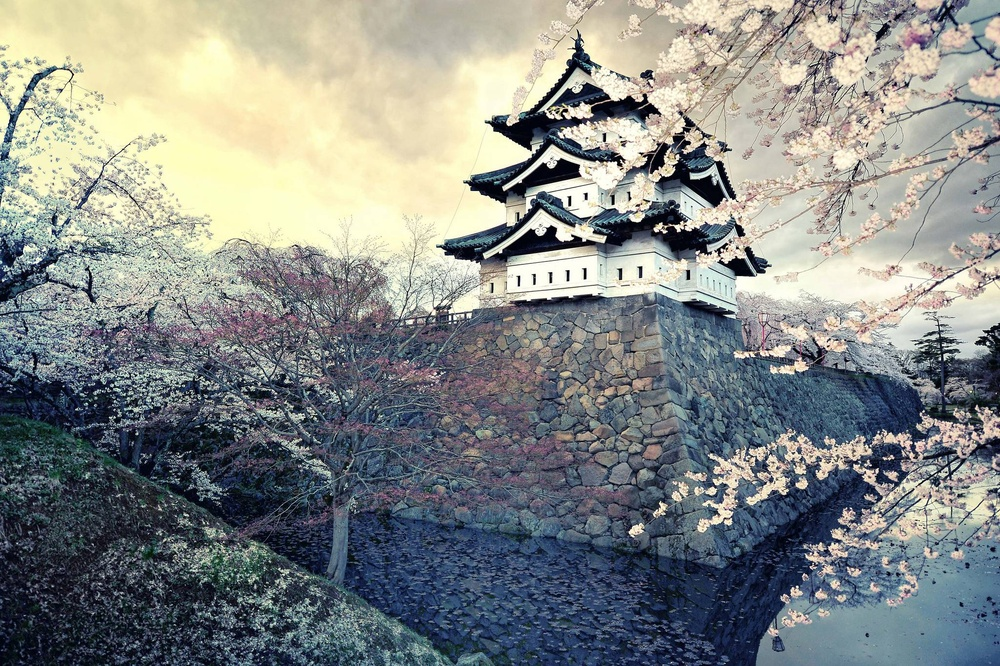
#> input picture test_pic.jpg, 1000 x 666 px, shrunk from 2048 x 1363 before the run
$ python Trial_Code.py
#> lines starting #> are read from the running program, lines starting #| are printed output that depends on the picture
#This simple code reads in a picture in grayscale
import cv2
from matplotlib import pyplot as plt

img = cv2.imread('test_pic.jpg',0)
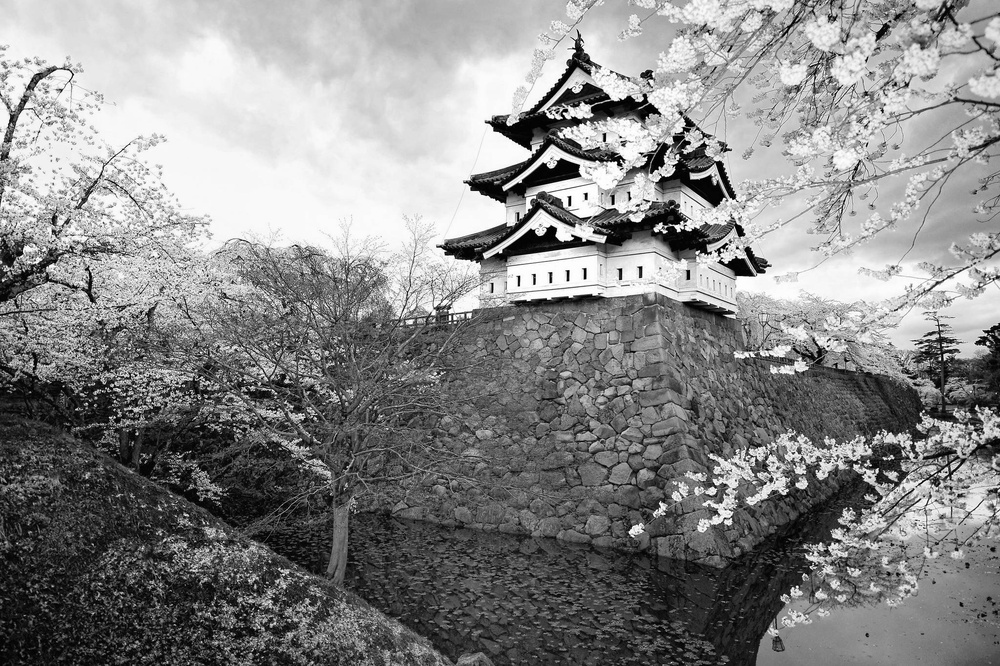
#> img: shape (666, 1000); min 0, max 255, mean 135.2
plt.imshow(img, cmap = 'gray', interpolation = 'bicubic')
plt.xticks([]), plt.yticks([])  # to hide tick values on X and Y axis
plt.show()
